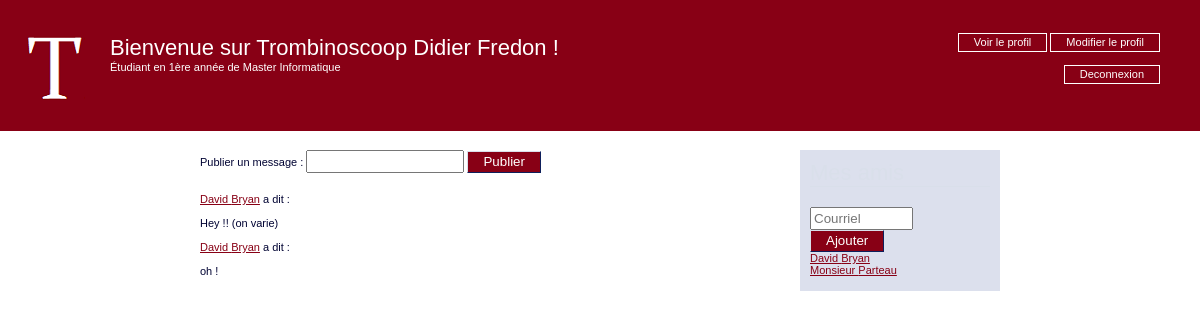
The app's page / (signed in) with its own data.
### Trombinoscoop/models.py (models this page shows, shortened)
class Person(models.Model):
    registration_number = models.CharField(max_length=10)
    last_name = models.CharField(max_length=30)
    first_name = models.CharField(max_length=30)
    birth_date = models.DateField()
    email = models.EmailField()
    home_phone_number = models.CharField(max_length=20)
    cellphone_number = models.CharField(max_length=20)
    password = models.CharField(max_length=32)
    friends = models.ManyToManyField('self')
    faculty = models.ForeignKey('Faculty', on_delete=models.PROTECT)
    person_type = 'generic'

class Student(Person):
    cursus = models.ForeignKey('Cursus', on_delete=models.SET_NULL, null=True)
    year = models.IntegerField()
    person_type = 'student'

class Cursus(models.Model):
    title = models.CharField(max_length=30)

class Message(models.Model):
    author = models.ForeignKey('Person', on_delete=models.SET_NULL, null=True)
    content = models.TextField()
    publication_date = models.DateField()

### Trombinoscoop/views.py (the view)
# urls.py: url('^$', views.welcome),
def welcome(request):
    logged_user = get_logged_user_from_request(request)
    if logged_user:
        if 'newMessage' in request.GET and request.GET['newMessage'] != '':
            newMessage = Message(author=logged_user, content=request.GET['newMessage'], publication_date = date.today())
            newMessage.save()
        friendMessages = Message.objects.filter(author__friends=logged_user).order_by('-publication_date')
        return render(request, 'welcome.html', {'logged_user' : logged_user, 'friendMessages': friendMessages})
    else:
        return redirect('/login')

### Trombinoscoop/views.py (called while the page is built)
def get_logged_user_from_request(request):
    if 'logged_user_id' in request.session:
        logged_user_id = request.session['logged_user_id']
        if len(Student.objects.filter(id=logged_user_id)) == 1:
            return Student.objects.get(id=logged_user_id)
        if len(Employee.objects.filter(id=logged_user_id)) == 1:
            return Employee.objects.get(id=logged_user_id)
        else:
            return None
    else:
        return None

### Trombinoscoop/templates/welcome.html (shortened to what this page needs)
{% extends "base.html" %}
{% block bodyId %}welcomePage{% endblock %}
{% block headerContent %}
<p id="name">Bienvenue sur Trombinoscoop {{logged_user.first_name }} {{logged_user.last_name }} !</p>
<p id="function">
  {% if logged_user.person_type == 'student' %}
    Étudiant en
      {% if logged_user.year == 1 %}
        {{ logged_user.year }}ère année de
      {% else %}
        {{ logged_user.year }}ème année de
      {% endif %}
      {{ logged_user.cursus.title }}
    {% else %}
      {{ logged_user.job.title|capfirst }}
      dans la faculté {{ logged_user.faculty }}
  {% endif %}
</p>
<p id="profileLinks">
  <a href="showProfile?userToShow={{ logged_user.id }}" class="buttonLink">Voir le profil</a>
  <a href="modifyProfile" class="buttonLink">Modifier le profil</a>
</p>
<p>
  <a href="Disconnect" class="buttonLink" id="disconnect_button">Deconnexion</a>
</p>
{% endblock %}
{% block content %}
<section id="messageList">
  <form action="welcome" method="get" class="inlineForm">
    <label for="newMessageInput">Publier un message :</label>
    <input type="text" name="newMessage" id="newMessageInput"</input>
    <input type="submit" value="Publier"/>
  </form>
  <ul>
    {% for message in friendMessages %}
      <li>
        <p>
          <a href="showProfile?userToShow={{ message.author.id }}">{{ message.author.first_name }}
          {{ message.author.last_name }}</a> a dit :
        </p>
        <p>{{ message.content }}</p>
      </li>
    {% endfor %}
  </ul>
</section>
<section id="friendList">
  <p class="title">Mes amis</p>
  <form action="welcome" method="get" class="inlineForm">
    <input type="email" name="newFriend" id="newFriendInput" placeholder="Courriel" />
    <input type="submit" value="Ajouter" />
  </form>
  <ul>
  {% for friend in logged_user.friends.all %}
    <li><a href="showProfile?userToShow={{ friend.id }}">{{ friend.first_name }} {{ friend.last_name }}</a></li>
  {% endfor %}
</section>
{% endblock %}

### Trombinoscoop/static/css/style.css (style rules this page uses)
body { margin: 0; padding: 0; font-family: "Lucida Grande", Tahoma, Verdana, Arial, sans-serif; font-size: 11px; color: #000333; }
body#welcomePage header p#name { font-size: 22px; margin: 35px 0 0 110px; }
body#welcomePage header p#function { margin: 0 0 0 110px; }
body#welcomePage header p#profileLinks { position: absolute; right: 40px; top: 25px; }
body#welcomePage section#messageList { position: absolute; width: 600px; }
body#welcomePage section#friendList { position: absolute; width: 200px; right: 0; }
a.buttonLink { border-style: solid; border-width: 1px; border-color: #FFFFFF #FFFFFF #FFFFFF #FFFFFF; background-color: #880015; color : #FFFFFF; padding: 2px 15px 3px 15px; text-align: center; text-decoration: none; }
a#disconnect_button { position: absolute; right: 40px; top: 65px; }
form label { display: block; width: 150px; float: left; text-align: right; padding: 4px 10px 0 0; }
form.inlineForm label { display: inline; float: none; padding: 0; }
form.inlineForm input[type="text"] { display: inline-block; width: 150px; }
form.inlineForm input[type="submit"] { margin: 0; }
section#messageList ul { margin: 20px 0 0 0; list-style: none; padding: 0; }
section#messageList ul li { margin-bottom: 10px; }
section#messageList ul li p { margin: 12px 0 0 0; }
form input[type="email"], form input[type="text"], form input[type="password"] { display: block; width: 250px; padding: 2px; }
form input[type="submit"] { margin: 0 20px 0 160px; border-style: solid; border-width: 1px; border-color: #d9dfea #0e1f5b #0e1f5b #d9dfea; background-color: #880015; color: #FFFFFF; padding: 2px 15px 3px 15px; text-align: center; }
a { color: #880015 }
body#welcomePage section#friendList { position: absolute; width: 180px; right: 0; padding: 10px; background-color: #DCE0ED; }
section#friendList p.title { font-size: 22px; color: #d9dfea; border-bottom: 1px solid #d9dfea; margin: 0 0 20px 0; }
section#friendList ul { margin: 20px 0 0 0; list-style: none; padding: 0; }
section#friendList ul { margin: 0 0 5px 0; }
#friendList form.inlineForm input[type="email"] { display: inline-block; width: 95px; }
#friendList form.inlineForm input[type="submit"] { display: inline-block; }

### records on screen
Person: first_name "Didier", last_name "Fredon"
Student: year "1", cursus "Master Informatique"
Message: author.first_name "David", author.last_name "Bryan", content "Hey !! (on varie)"
Message: author.first_name "David", author.last_name "Bryan", content "oh !"
Person: first_name "David", last_name "Bryan"
Person: first_name "Monsieur", last_name "Parteau"
